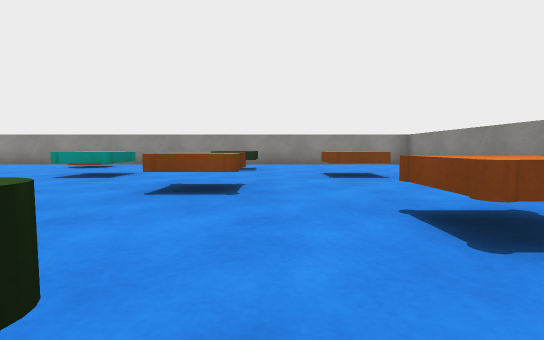
view 1 (above)

16 first-person views from a walk through a Unity game level. The camera is 0.5 m above the floor, tilts 4° down and sees 85° across. The floor is counted in squares, 1 m on a side. Each view is taken from the middle of a square. On the plan, view 1 faces up. The plan holds only what a view shows up to about 9 squares ahead; the rest is blank. Surface patterns are stand-ins for the level's own textures.

view 2
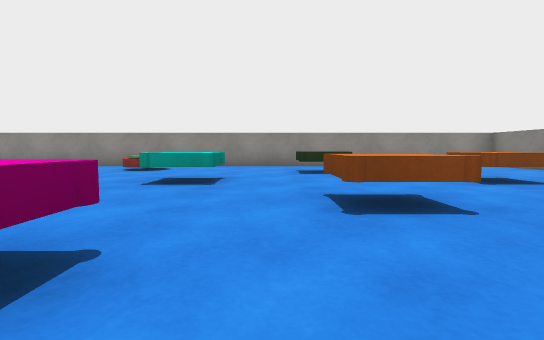

view 3
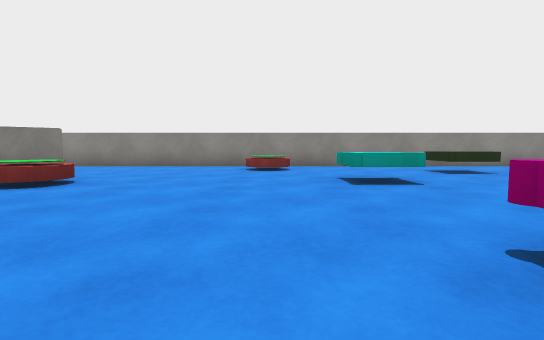

view 4
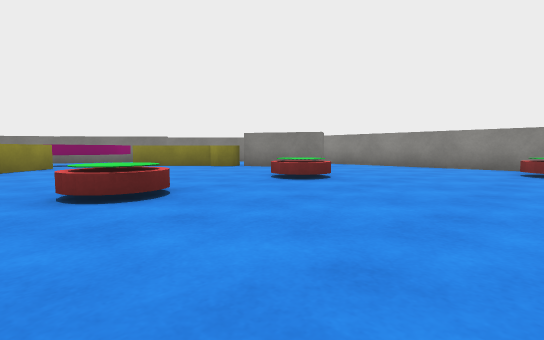

view 5
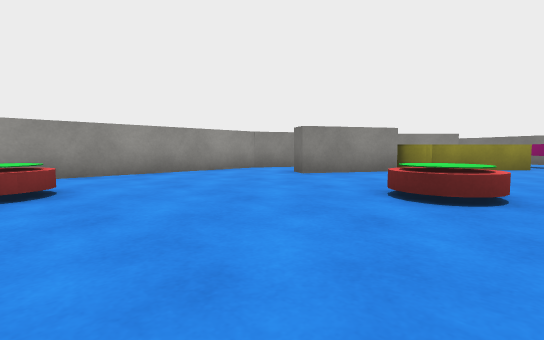

view 6
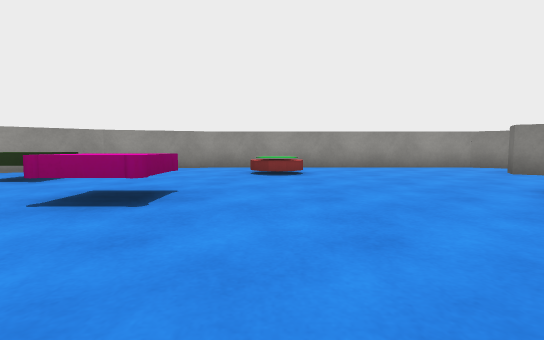

view 7
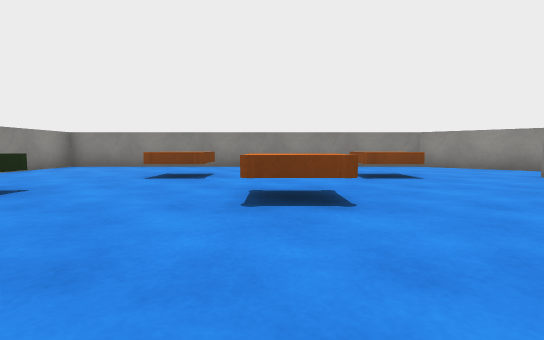

view 8
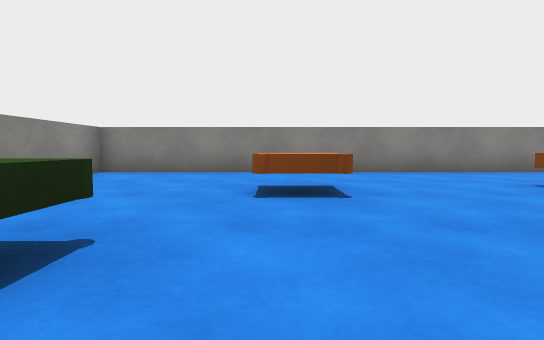

view 9
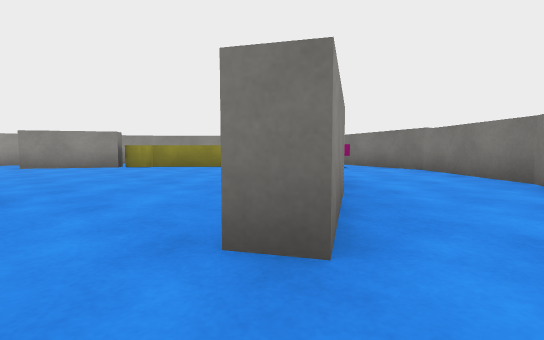

view 10
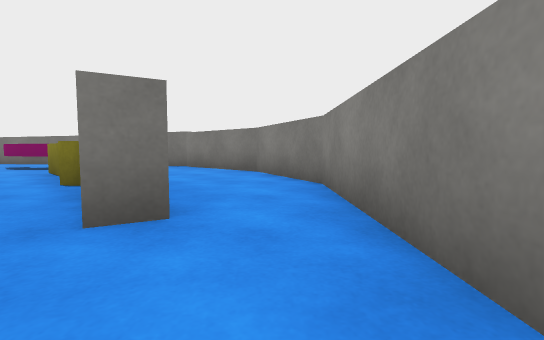

view 11
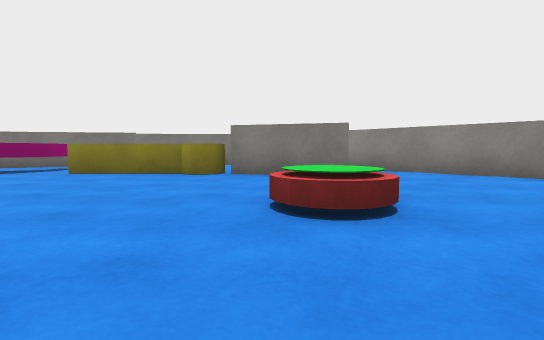

view 12
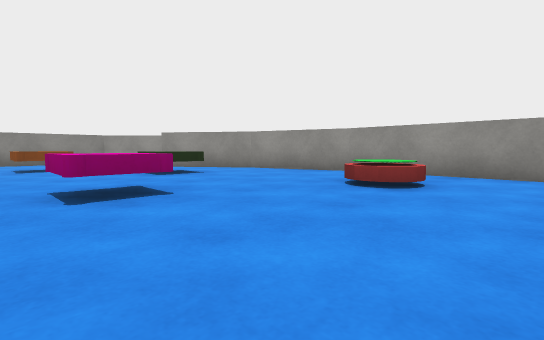

view 13
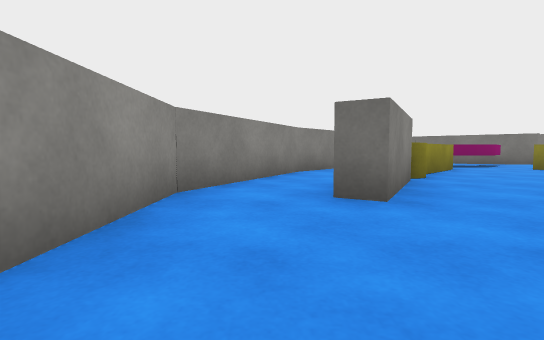

view 14
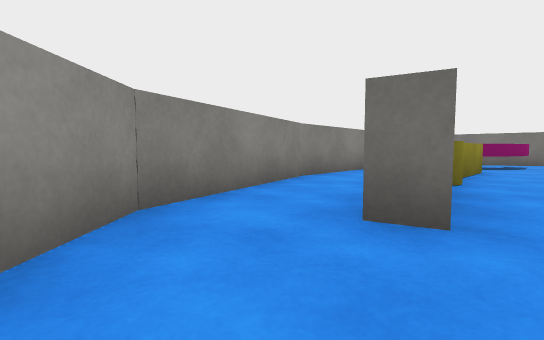

view 15
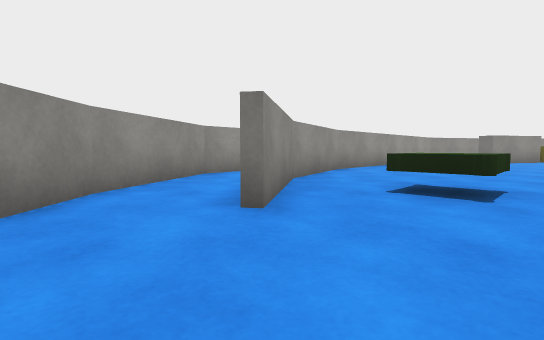

view 16
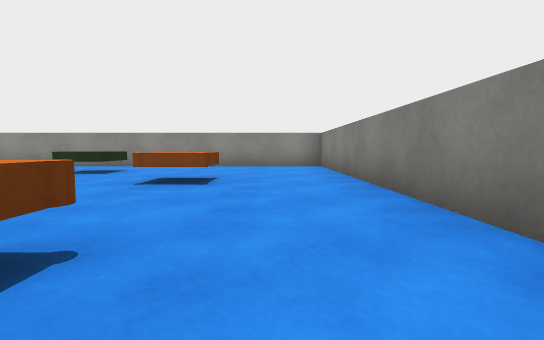

### Floor plan
Points are (right, up) in squares from view 1. A wall is a line through its corners. A room is listed if a view was taken in it or the views show most of it. See-through windows are left out.
Room 1 (views 1, 2, 3, 4, 5, 6, 7, 8, 9, 10, 11, 12, 13, 14, 15, 16)
walls: (-3.5, -3.1) (-0.9, -2.3) (1.3, -0.8); (-12.2, 7.1) (-10.1, 8.3) (-9.8, 7.8) (-11.9, 6.6); (-12.1, -0.3) (-11.8, 0.2) (-9.8, -0.9) (-10.1, -1.4); (0.9, -3.5) (2.1, -2.8); (2, -2.8) (4.5, -0.2) (4.5, 9.7) (-12.3, 9.7) (-14.7, 8.7) (-16.6, 6.6) (-17.5, 3.6); (-13.6, -1.4) (-10.4, -3.1) (-3.4, -3.1); (-15.6, 0.4) (-13.5, -1.5)
objects: other object (-16, 3) to (-15, 5); other object (-14, 0) to (-13, 2); other object (-14, 5) to (-12, 6); other object (-9, 2) to (-8, 2); other object (-9, 5) to (-8, 6); other object (-5, -1); other object (-5, 8) to (-5, 9); other object (-4, 2) to (-3, 2); other object (-4, 5) to (-3, 6); other object (-1, 0); other object (-1, 3) to (-1, 4); other object (-1, 7) to (-1, 8); other object (1, 2) to (2, 2); other object (1, 5) to (2, 6)

Positions as (right, up) in squares from view 1, and headings:
1: (0, 0), facing up
2: (-2, 1), facing up
3: (-5, 1), facing up
4: (-5, 1), facing up-left
5: (-5, 3), facing down-left
6: (-5, 5), facing down
7: (-4, 4), facing right
8: (-2, 6), facing right
9: (-9, 9), facing down-left
10: (-8, 9), facing left
11: (-7, 3), facing up-left
12: (-7, 3), facing down-right
13: (-7, -2), facing left
14: (-8, -2), facing left
15: (3, 1), facing down-left
16: (3, 1), facing up
